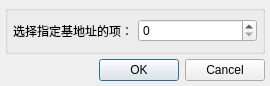
<?xml version="1.0" encoding="UTF-8"?>
<ui version="4.0">
 <class>GoToBaseDialog</class>
 <widget class="QDialog" name="GoToBaseDialog">
  <property name="geometry">
   <rect>
    <x>0</x>
    <y>0</y>
    <width>270</width>
    <height>86</height>
   </rect>
  </property>
  <property name="windowTitle">
   <string>选择指定基地址的项</string>
  </property>
  <property name="modal">
   <bool>false</bool>
  </property>
  <layout class="QVBoxLayout" name="verticalLayout">
   <property name="spacing">
    <number>5</number>
   </property>
   <property name="leftMargin">
    <number>5</number>
   </property>
   <property name="topMargin">
    <number>5</number>
   </property>
   <property name="rightMargin">
    <number>5</number>
   </property>
   <property name="bottomMargin">
    <number>5</number>
   </property>
   <item>
    <widget class="QGroupBox" name="groupBox">
     <property name="title">
      <string/>
     </property>
     <layout class="QHBoxLayout" name="horizontalLayout">
      <property name="spacing">
       <number>5</number>
      </property>
      <property name="leftMargin">
       <number>5</number>
      </property>
      <property name="topMargin">
       <number>5</number>
      </property>
      <property name="rightMargin">
       <number>5</number>
      </property>
      <property name="bottomMargin">
       <number>5</number>
      </property>
      <item>
       <widget class="QLabel" name="label">
        <property name="text">
         <string>选择指定基地址的项：</string>
        </property>
       </widget>
      </item>
      <item>
       <widget class="HexSpinBox" name="hexSpinBox">
        <property name="sizePolicy">
         <sizepolicy hsizetype="Expanding" vsizetype="Fixed">
          <horstretch>0</horstretch>
          <verstretch>0</verstretch>
         </sizepolicy>
        </property>
       </widget>
      </item>
     </layout>
    </widget>
   </item>
   <item>
    <widget class="QDialogButtonBox" name="buttonBox">
     <property name="orientation">
      <enum>Qt::Horizontal</enum>
     </property>
     <property name="standardButtons">
      <set>QDialogButtonBox::Cancel|QDialogButtonBox::Ok</set>
     </property>
    </widget>
   </item>
  </layout>
 </widget>
 <customwidgets>
  <customwidget>
   <class>HexSpinBox</class>
   <extends>QSpinBox</extends>
   <header>hexspinbox.h</header>
  </customwidget>
 </customwidgets>
 <tabstops>
  <tabstop>buttonBox</tabstop>
 </tabstops>
 <resources/>
 <connections>
  <connection>
   <sender>buttonBox</sender>
   <signal>accepted()</signal>
   <receiver>GoToBaseDialog</receiver>
   <slot>accept()</slot>
   <hints>
    <hint type="sourcelabel">
     <x>182</x>
     <y>185</y>
    </hint>
    <hint type="destinationlabel">
     <x>157</x>
     <y>194</y>
    </hint>
   </hints>
  </connection>
  <connection>
   <sender>buttonBox</sender>
   <signal>rejected()</signal>
   <receiver>GoToBaseDialog</receiver>
   <slot>reject()</slot>
   <hints>
    <hint type="sourcelabel">
     <x>182</x>
     <y>185</y>
    </hint>
    <hint type="destinationlabel">
     <x>286</x>
     <y>194</y>
    </hint>
   </hints>
  </connection>
 </connections>
</ui>
